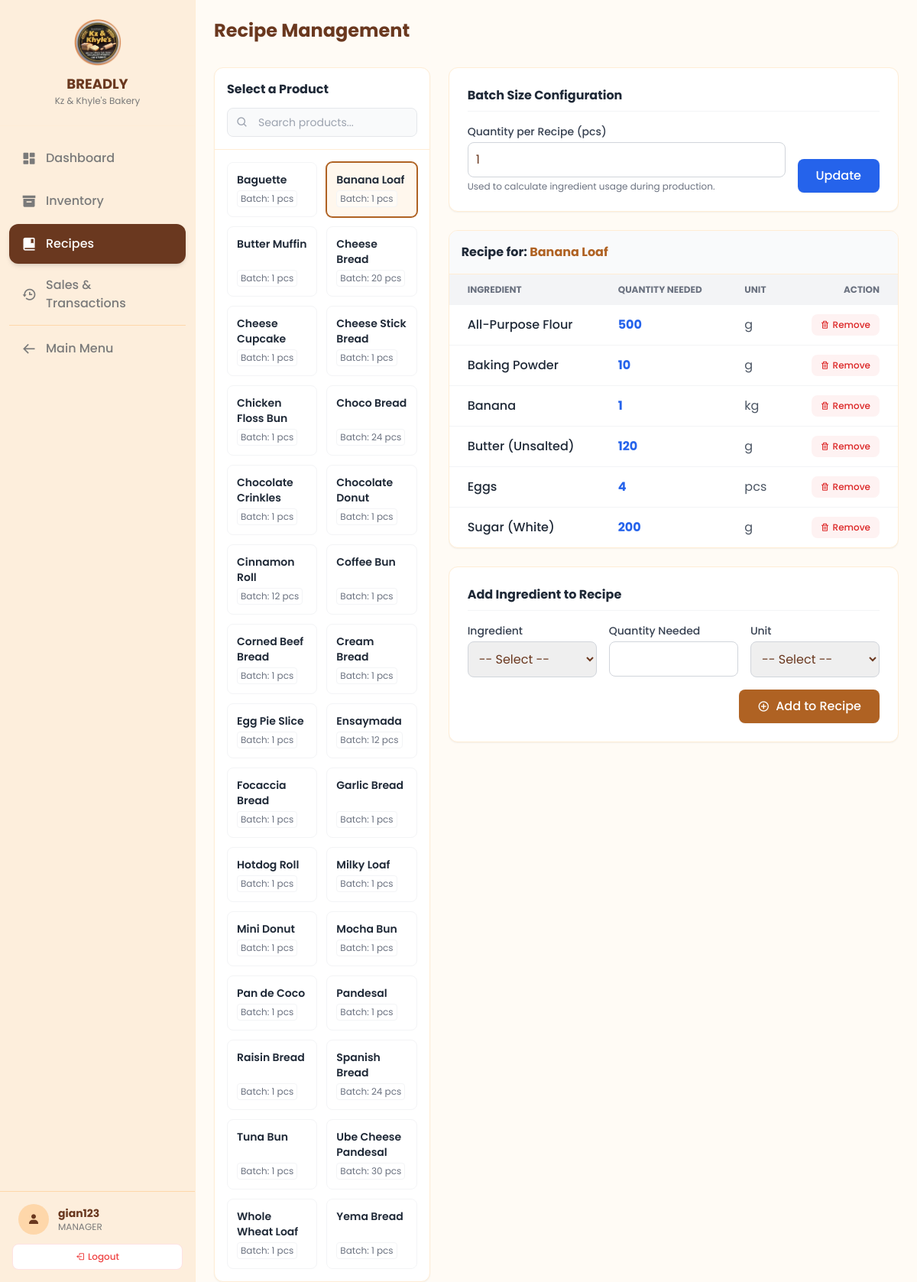
The app's page /nav/recipes.php?product_id=22 (signed in) with its own data.
### tables this page shows
CREATE TABLE `products` (
  `product_id` int(11) NOT NULL,
  `name` varchar(100) NOT NULL,
  `price` decimal(10,2) NOT NULL,
  `image_url` varchar(255) DEFAULT NULL,
  `status` enum('available','recalled','discontinued') NOT NULL DEFAULT 'available',
  `stock_qty` int(11) DEFAULT 0,
  `stock_unit` varchar(20) NOT NULL DEFAULT 'pcs',
  `is_sellable` tinyint(1) NOT NULL DEFAULT 1 COMMENT '1 = Appears on POS, 0 = Intermediate product',
  `batch_size` int(11) NOT NULL DEFAULT 1 COMMENT 'Number of units produced per recipe'
);

CREATE TABLE `recipes` (
  `recipe_id` int(11) NOT NULL,
  `product_id` int(11) NOT NULL,
  `ingredient_id` int(11) NOT NULL,
  `qty_needed` float NOT NULL,
  `unit` varchar(50) NOT NULL
);

CREATE TABLE `ingredients` (
  `ingredient_id` int(11) NOT NULL,
  `name` varchar(100) NOT NULL,
  `unit` varchar(50) DEFAULT NULL,
  `stock_qty` float DEFAULT 0,
  `reorder_level` float DEFAULT 0
);

### nav/recipes.php (the view, shortened to what the rows shown need)
<?php
require_once '../src/BakeryManager.php';
$bakeryManager = new BakeryManager();
$selected_product_id = $_GET['product_id'] ?? null;
$current_recipe_items = [];
$current_batch_size = 0;
$products = $bakeryManager->getAllProductsSimple();
$selected_product_name = 'Recipe';
if ($selected_product_id) {
    $current_recipe_items = $bakeryManager->getRecipeForProduct($selected_product_id);
    foreach ($products as $product) {
        if ($product['product_id'] == $selected_product_id) {
            $current_batch_size = $product['batch_size'] ?? 0;
            $selected_product_name = $product['name'];
            break;
        }
    }
}
?>
<!DOCTYPE html>
<html lang="en">
<head>
    <link href='https://unpkg.com/boxicons@2.1.4/css/boxicons.min.css' rel='stylesheet'>
    <script src="https://cdn.tailwindcss.com"></script>
</head>
<body class="bg-breadly-bg text-breadly-dark font-sans h-screen flex overflow-hidden selection:bg-orange-200">
    <main class="flex-1 flex flex-col h-full overflow-hidden relative w-full">
        <div class="p-6 pb-2 flex flex-col md:flex-row md:items-center justify-between gap-4 bg-breadly-bg z-10">
            <div class="flex items-center gap-3">
                <h1 class="text-2xl font-bold text-breadly-dark">Recipe Management</h1>
            </div>
        </div>
        <div class="flex-1 overflow-y-auto p-6 pb-20">
            <div class="grid grid-cols-1 lg:grid-cols-12 gap-6 h-full">
                <div class="lg:col-span-4 xl:col-span-3 flex flex-col h-full">
                    <div class="bg-white rounded-xl shadow-sm border border-orange-100 flex flex-col h-full overflow-hidden">
                        <div class="flex-1 overflow-y-auto p-4" id="recipe-product-list">
                            <div class="grid grid-cols-2 gap-3">
                                <?php foreach ($products as $product): ?>
                                    <?php $is_active = ($selected_product_id == $product['product_id']); ?>
                                    <div class="col-product" data-product-name="<?= htmlspecialchars(strtolower($product['name'])) ?>">
                                        <a href="recipes.php?product_id=<?php echo $product['product_id']; ?>"
                                           class="product-card block p-3 rounded-lg border transition-all duration-200 hover:shadow-md flex flex-col h-full <?php echo $is_active ? 'border-breadly-btn bg-orange-50 ring-1 ring-breadly-btn' : 'border-gray-100 bg-white hover:border-orange-200'; ?>"
                                           data-product-name="<?php echo htmlspecialchars($product['name']); ?>">
                                             <div class="font-semibold text-sm text-gray-800 mb-1 line-clamp-2"><?= htmlspecialchars($product['name']) ?></div>
                                             <div class="mt-auto text-xs text-gray-500 bg-white/50 rounded px-1 py-0.5 w-fit border border-gray-100">Batch: <?= htmlspecialchars($product['batch_size'] ?? '0') ?> pcs</div>
                                        </a>
                                    </div>
                                <?php endforeach; ?>
                            </div>
                        </div>
                    </div>
                </div>
                <div class="lg:col-span-8 xl:col-span-9 h-full overflow-y-auto recipe-content-col">
                    <?php if ($selected_product_id): ?>
                        <div class="bg-white rounded-xl shadow-sm border border-orange-100 p-6 mb-6">
                            <h5 class="font-bold text-gray-800 border-b border-gray-100 pb-2 mb-4">Batch Size Configuration</h5>
                            <form action="recipes.php?product_id=<?php echo $selected_product_id; ?>" method="POST" class="flex flex-col md:flex-row gap-4 items-end">
                                <div class="flex-1 w-full">
                                    <label for="batch_size" class="block text-sm font-medium text-gray-700 mb-1">Quantity per Recipe (pcs)</label>
                                    <input type="number" step="1" class="w-full p-2.5 border border-gray-300 rounded-lg focus:ring-2 focus:ring-breadly-btn outline-none" id="batch_size" name="batch_size" required min="1" value="<?php echo htmlspecialchars($current_batch_size); ?>">
                                    <p class="text-xs text-gray-500 mt-1">Used to calculate ingredient usage during production.</p>
                                </div>
                                <button type="submit" class="w-full md:w-auto px-6 py-2.5 bg-blue-600 text-white font-medium rounded-lg hover:bg-blue-700 transition-colors shadow-sm">
                                    Update
                                </button>
                            </form>
                        </div>
                        <div class="bg-white rounded-xl shadow-sm border border-orange-100 overflow-hidden mb-6">
                            <div class="p-4 border-b border-orange-100 bg-gray-50 flex justify-between items-center">
                                <h5 class="font-bold text-gray-800">Recipe for: <span class="text-breadly-btn"><?php echo htmlspecialchars($selected_product_name); ?></span></h5>
                            </div>
                            <div class="overflow-x-auto">
                                <table class="w-full text-left border-collapse">
                                    <thead class="bg-gray-100 text-xs uppercase text-gray-500 font-semibold">
                                        <tr>
                                            <th class="px-6 py-3">Ingredient</th>
                                            <th class="px-6 py-3">Quantity Needed</th>
                                            <th class="px-6 py-3">Unit</th>
                                            <th class="px-6 py-3 text-right">Action</th>
                                        </tr>
                                    </thead>
                                    <tbody class="divide-y divide-gray-100">
                                        <?php if (empty($current_recipe_items)): ?>
                                            <tr>
                                                <td colspan="4" class="px-6 py-8 text-center text-gray-400">
                                                    <i class='bx bxs-book-content text-4xl mb-2'></i>
                                                    <p>No ingredients in this recipe yet.</p>
                                                </td>
                                            </tr>
                                        <?php else: ?>
                                            <?php foreach ($current_recipe_items as $item): ?>
                                            <tr class="hover:bg-gray-50 transition-colors">
                                                <td class="px-6 py-3 font-medium text-gray-800"><?php echo htmlspecialchars($item['name']); ?></td>
                                                <td class="px-6 py-3 font-bold text-blue-600"><?php echo htmlspecialchars($item['qty_needed']); ?></td>
                                                <td class="px-6 py-3 text-gray-600"><?php echo htmlspecialchars($item['unit']); ?></td>
                                                <td class="px-6 py-3 text-right">
                                                    <button class="px-3 py-1.5 bg-red-50 text-red-600 rounded-lg hover:bg-red-100 transition-colors text-xs font-medium flex items-center gap-1 ml-auto"
                                                            onclick="openDeleteModal('<?php echo $item['recipe_id']; ?>', '<?php echo htmlspecialchars($item['name']); ?>')">
                                                        <i class='bx bx-trash'></i> Remove
                                                    </button>
                                                </td>
                                            </tr>
                                            <?php endforeach; ?>
                                        <?php endif; ?>
                                    </tbody>
                                </table>
                            </div>
                        </div>
                        <div class="bg-white rounded-xl shadow-sm border border-orange-100 p-6">
                            <h5 class="font-bold text-gray-800 border-b border-gray-100 pb-2 mb-4">Add Ingredient to Recipe</h5>
                            <form action="recipes.php?product_id=<?php echo $selected_product_id; ?>" method="POST">
                                <div class="grid grid-cols-1 md:grid-cols-3 gap-4 mb-4">
                                    <div>
                                        <label class="block text-sm font-medium text-gray-700 mb-1">Ingredient</label>
                                        <select name="ingredient_id" required class="w-full p-2.5 border border-gray-300 rounded-lg focus:ring-2 focus:ring-breadly-btn outline-none">
                                            <option value="" disabled selected>-- Select --</option>
                                        </select>
                                    </div>
                                    <div>
                                        <label class="block text-sm font-medium text-gray-700 mb-1">Quantity Needed</label>
                                        <input type="number" step="0.01" name="qty_needed" required min="0.01" class="w-full p-2.5 border border-gray-300 rounded-lg focus:ring-2 focus:ring-breadly-btn outline-none">
                                    </div>
                                    <div>
                                        <label class="block text-sm font-medium text-gray-700 mb-1">Unit</label>
                                        <select name="unit" required class="w-full p-2.5 border border-gray-300 rounded-lg focus:ring-2 focus:ring-breadly-btn outline-none">
                                            <option value="" selected disabled>-- Select --</option>
                                        </select>
                                    </div>
                                </div>
                                <div class="flex justify-end">
                                    <button type="submit" class="px-6 py-2.5 bg-breadly-btn text-white font-medium rounded-lg hover:bg-breadly-btn-hover transition-colors shadow-sm flex items-center gap-2">
                                        <i class='bx bx-plus-circle'></i> Add to Recipe
                                    </button>
                                </div>
                            </form>
                        </div>
                    <?php endif; ?>
                </div>
            </div>
        </div>
    </main>
</body>
</html>

### records on screen
products: name "Baguette", batch_size "1"
products: name "Banana Loaf", batch_size "1"
products: name "Butter Muffin", batch_size "1"
products: name "Cheese Bread", batch_size "20"
products: name "Cheese Cupcake", batch_size "1"
products: name "Cheese Stick Bread", batch_size "1"
products: name "Chicken Floss Bun", batch_size "1"
products: name "Choco Bread", batch_size "24"
products: name "Chocolate Crinkles", batch_size "1"
products: name "Chocolate Donut", batch_size "1"
products: name "Cinnamon Roll", batch_size "12"
products: name "Coffee Bun", batch_size "1"
products: name "Corned Beef Bread", batch_size "1"
products: name "Cream Bread", batch_size "1"
products: name "Egg Pie Slice", batch_size "1"
products: name "Ensaymada", batch_size "12"
products: name "Focaccia Bread", batch_size "1"
products: name "Garlic Bread", batch_size "1"
products: name "Hotdog Roll", batch_size "1"
products: name "Milky Loaf", batch_size "1"
products: name "Mini Donut", batch_size "1"
products: name "Mocha Bun", batch_size "1"
products: name "Pan de Coco", batch_size "1"
products: name "Pandesal", batch_size "1"
products: name "Raisin Bread", batch_size "1"
products: name "Spanish Bread", batch_size "24"
products: name "Tuna Bun", batch_size "1"
products: name "Ube Cheese Pandesal", batch_size "30"
products: name "Whole Wheat Loaf", batch_size "1"
products: name "Yema Bread", batch_size "1"
recipes: ingredient.name "All-Purpose Flour", qty_needed "500", unit "g"
recipes: ingredient.name "Baking Powder", qty_needed "10", unit "g"
recipes: ingredient.name "Banana", qty_needed "1", unit "kg"
recipes: ingredient.name "Butter (Unsalted)", qty_needed "120", unit "g"
recipes: ingredient.name "Eggs", qty_needed "4", unit "pcs"
recipes: ingredient.name "Sugar (White)", qty_needed "200", unit "g"

### other values on screen
$_SESSION['username'] "gian123"
str_replace('_', ' ', $current_role) "MANAGER"
